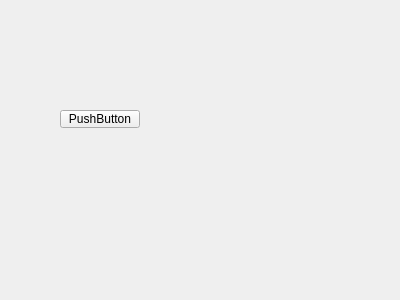
<?xml version="1.0" encoding="UTF-8"?>
<ui version="4.0">
 <class>pidwindow</class>
 <widget class="QWidget" name="pidwindow">
  <property name="geometry">
   <rect>
    <x>0</x>
    <y>0</y>
    <width>400</width>
    <height>300</height>
   </rect>
  </property>
  <property name="windowTitle">
   <string>Form</string>
  </property>
  <widget class="QPushButton" name="pushButton">
   <property name="geometry">
    <rect>
     <x>60</x>
     <y>110</y>
     <width>80</width>
     <height>18</height>
    </rect>
   </property>
   <property name="text">
    <string>PushButton</string>
   </property>
  </widget>
 </widget>
 <resources/>
 <connections/>
</ui>
